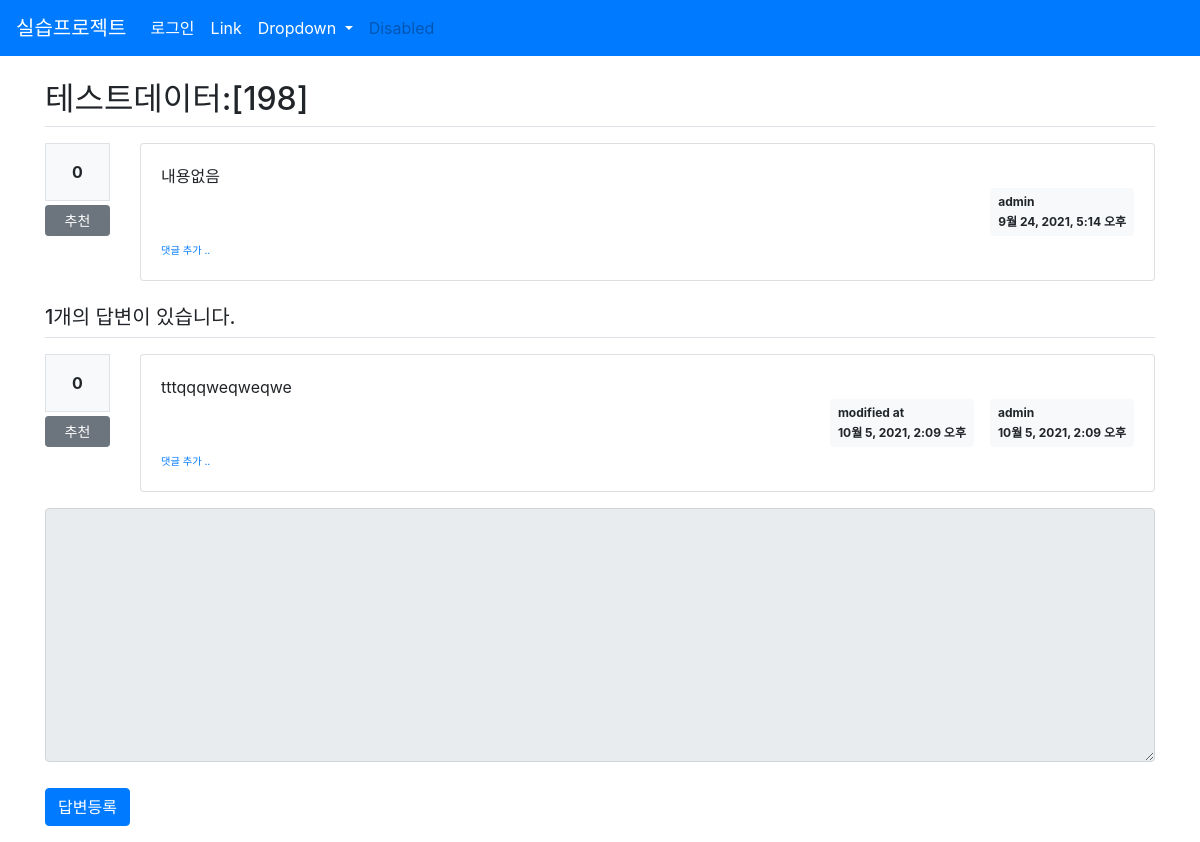
The page /board/204 on the database as committed earlier.
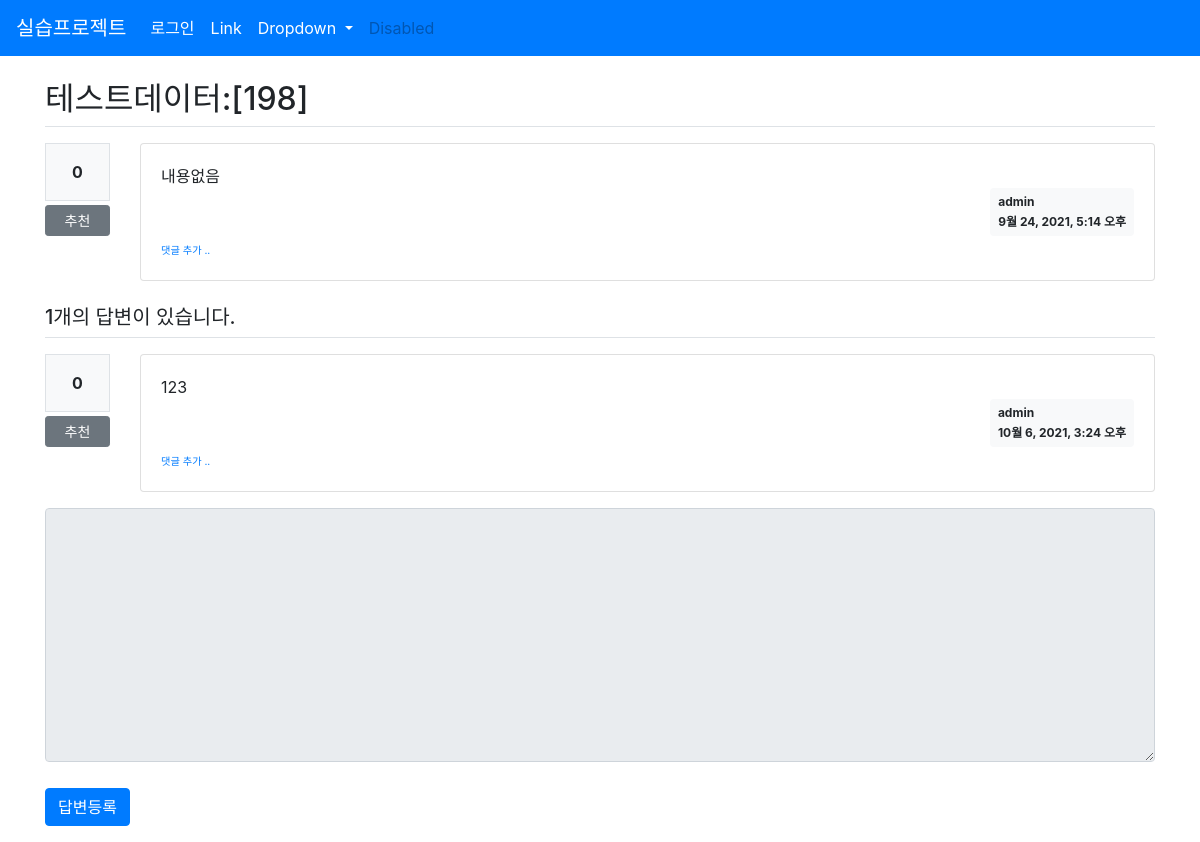
The same page on the database as committed later.
### board/models.py (models this page shows)
class Answer(models.Model):
    author = models.ForeignKey(User, on_delete=models.CASCADE, related_name='author_answer')
    question = models.ForeignKey(Question, on_delete=models.CASCADE)
    content = models.TextField()
    create_date = models.DateTimeField()
    modify_date = models.DateTimeField(null=True, blank=True)
    voter = models.ManyToManyField(User, related_name='voter_answer')  # 추천인

### board/views/base_views.py (the view)
# urls.py: path('<int:question_id>', base_views.detail, name='detail'),
def detail(request, question_id):
    question = Question.objects.get(id=question_id)
    return render(request, 'question_detail.html', {'question': question})

### templates/question_detail.html (shortened to what this page needs)
{% extends 'base.html' %}
{% block content %}
<div class="container my-3">
    <h2 class="border-bottom py-2">{{ question.subject }}</h2>
    <div class="row my-3">
        <div class="col-1">
             <div class="bg-light text-center p-3 border font-weight-bolder mb-1">
                 {{question.voter.count}}
             </div>
             <a href="#" data-uri="{% url 'board:vote_question' question.id %}"
                class="recommend btn btn-sm btn-secondary btn-block my-1">
               추천
             </a>
        </div>
        <div class="col-11">
        <div class="card">
            <div class="card-body">
                <div class="card-text" style="white-space: pre-line;">{{ question.content }}</div>
                <div class="d-flex justify-content-end">
                <div class="badge badge-light p-2 text-left">
                    <div class="mb-2">{{ question.author.username }}</div>
                    <div>{{ question.create_date }}</div>
                </div>
            </div>
            <div>
                <a href="{% url 'board:comment_create_question' question.id  %}"
                   class="small"><small>댓글 추가 ..</small></a>
            </div>
                </div>
            </div>
        </div>
    </div>
    <h5 class="border-bottom my-3 py-2">{{question.answer_set.count}}개의 답변이 있습니다.</h5>
    {% for answer in question.answer_set.all %}
    <div class="row my-3">
    <div class="col-1">
        <div class="bg-light text-center p-3 border font-weight-bolder mb-1">{{answer.voter.count}}</div>
        <a href="#" data-uri="{% url 'board:vote_answer' answer.id  %}"
            class="recommend btn btn-sm btn-secondary btn-block my-1">추천</a>
    </div>
    <div class="col-11">
    <div class="card">
        <div class="card-body">
            <div class="card-text" style="white-space: pre-line;">{{ answer.content }}</div>
            <div class="d-flex justify-content-end">
                {% if answer.modify_date %}
                <div class="badge badge-light p-2 text-left mx-3">
                    <div class="mb-2">modified at</div>
                    <div>{{ answer.modify_date }}</div>
                </div>
                {% endif %}
                <div class="badge badge-light p-2 text-left">
                    <div class="mb-2">{{ answer.author.username }}</div>
                    <div>{{ answer.create_date }}</div>
                </div>
            </div>
            <div>
                <a href="{% url 'board:comment_create_answer' answer.id  %}"
                   class="small"><small>댓글 추가 ..</small></a>
            </div>
            </div>
            </div>
        </div>
    </div>
    {% endfor %}
    <form action="{% url 'board:answer_create' question.id %}" method="post" class="my-3">
        <div class="form-group">
            <textarea {% if not user.is_authenticated %} disabled {% endif %}
              name="content" id="content" class="form-control" rows="10"></textarea>
        </div>
        <input type="submit" value="답변등록" class="btn btn-primary">
    </form>
</div>
{% endblock %}

Rows that differ between the two databases and show on the page:
removed Answer: voter.count "0", content "tttqqqweqweqwe", modify_date "10월 5, 2021, 2:09 오후", author.username "admin", create_date "10월 5, 2021, 2:09 오후"
added Answer: voter.count "0", content "123", author.username "admin", create_date "10월 6, 2021, 3:24 오후"
